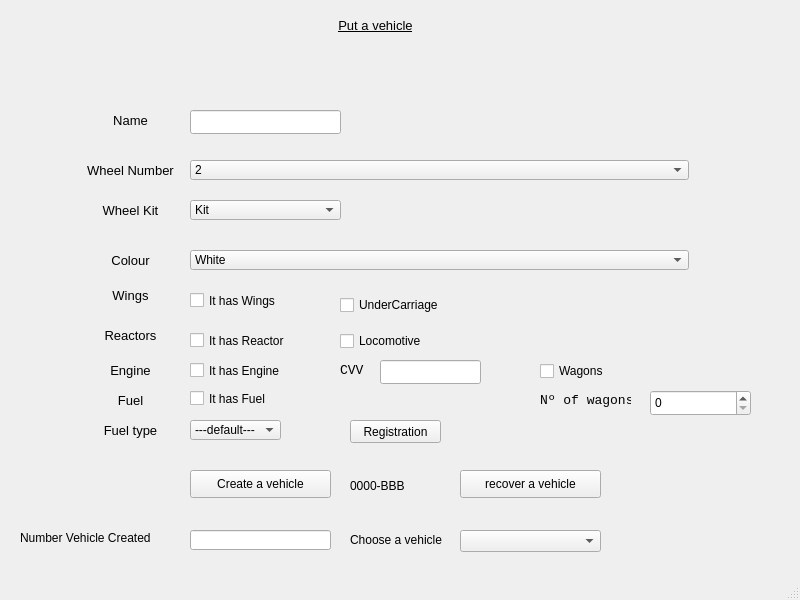
<?xml version="1.0" encoding="UTF-8"?>
<ui version="4.0">
 <class>MainWindow</class>
 <widget class="QMainWindow" name="MainWindow">
  <property name="geometry">
   <rect>
    <x>0</x>
    <y>0</y>
    <width>800</width>
    <height>600</height>
   </rect>
  </property>
  <property name="windowTitle">
   <string>Vehicle configurator</string>
  </property>
  <widget class="QWidget" name="centralwidget">
   <widget class="QLabel" name="label">
    <property name="geometry">
     <rect>
      <x>540</x>
      <y>390</y>
      <width>91</width>
      <height>21</height>
     </rect>
    </property>
    <property name="font">
     <font>
      <family>Consolas</family>
      <pointsize>10</pointsize>
     </font>
    </property>
    <property name="text">
     <string>Nº of wagons</string>
    </property>
   </widget>
   <widget class="QCheckBox" name="locomotiveCheckLine">
    <property name="geometry">
     <rect>
      <x>340</x>
      <y>330</y>
      <width>101</width>
      <height>22</height>
     </rect>
    </property>
    <property name="text">
     <string>Locomotive</string>
    </property>
   </widget>
   <widget class="QCheckBox" name="undercarriageCheckLine">
    <property name="geometry">
     <rect>
      <x>340</x>
      <y>290</y>
      <width>131</width>
      <height>30</height>
     </rect>
    </property>
    <property name="text">
     <string>UnderCarriage</string>
    </property>
   </widget>
   <widget class="QCheckBox" name="wagonCheckLine">
    <property name="geometry">
     <rect>
      <x>540</x>
      <y>360</y>
      <width>83</width>
      <height>22</height>
     </rect>
    </property>
    <property name="text">
     <string>Wagons</string>
    </property>
   </widget>
   <widget class="QLabel" name="LabelTitle">
    <property name="geometry">
     <rect>
      <x>260</x>
      <y>10</y>
      <width>231</width>
      <height>31</height>
     </rect>
    </property>
    <property name="font">
     <font>
      <pointsize>10</pointsize>
      <weight>50</weight>
      <bold>false</bold>
      <underline>true</underline>
     </font>
    </property>
    <property name="text">
     <string>Put a vehicle</string>
    </property>
    <property name="scaledContents">
     <bool>false</bool>
    </property>
    <property name="alignment">
     <set>Qt::AlignCenter</set>
    </property>
   </widget>
   <widget class="QLabel" name="LabelTitle_8">
    <property name="geometry">
     <rect>
      <x>70</x>
      <y>250</y>
      <width>121</width>
      <height>21</height>
     </rect>
    </property>
    <property name="font">
     <font>
      <pointsize>10</pointsize>
      <weight>50</weight>
      <bold>false</bold>
      <underline>false</underline>
     </font>
    </property>
    <property name="text">
     <string>Colour</string>
    </property>
    <property name="scaledContents">
     <bool>false</bool>
    </property>
    <property name="alignment">
     <set>Qt::AlignCenter</set>
    </property>
   </widget>
   <widget class="QLabel" name="LabelTitle_9">
    <property name="geometry">
     <rect>
      <x>70</x>
      <y>280</y>
      <width>121</width>
      <height>31</height>
     </rect>
    </property>
    <property name="font">
     <font>
      <pointsize>10</pointsize>
      <weight>50</weight>
      <bold>false</bold>
      <underline>false</underline>
     </font>
    </property>
    <property name="text">
     <string>Wings</string>
    </property>
    <property name="scaledContents">
     <bool>false</bool>
    </property>
    <property name="alignment">
     <set>Qt::AlignCenter</set>
    </property>
   </widget>
   <widget class="QComboBox" name="colorLine">
    <property name="geometry">
     <rect>
      <x>190</x>
      <y>250</y>
      <width>499</width>
      <height>20</height>
     </rect>
    </property>
    <item>
     <property name="text">
      <string>White</string>
     </property>
    </item>
    <item>
     <property name="text">
      <string>Black</string>
     </property>
    </item>
    <item>
     <property name="text">
      <string>Red</string>
     </property>
    </item>
    <item>
     <property name="text">
      <string>Blue</string>
     </property>
    </item>
    <item>
     <property name="text">
      <string>Yellow</string>
     </property>
    </item>
    <item>
     <property name="text">
      <string>Green</string>
     </property>
    </item>
   </widget>
   <widget class="QCheckBox" name="wingsCheckLine">
    <property name="geometry">
     <rect>
      <x>190</x>
      <y>290</y>
      <width>131</width>
      <height>21</height>
     </rect>
    </property>
    <property name="text">
     <string>It has Wings</string>
    </property>
   </widget>
   <widget class="QLabel" name="LabelTitle_10">
    <property name="geometry">
     <rect>
      <x>70</x>
      <y>320</y>
      <width>121</width>
      <height>31</height>
     </rect>
    </property>
    <property name="font">
     <font>
      <pointsize>10</pointsize>
      <weight>50</weight>
      <bold>false</bold>
      <underline>false</underline>
     </font>
    </property>
    <property name="text">
     <string>Reactors</string>
    </property>
    <property name="scaledContents">
     <bool>false</bool>
    </property>
    <property name="alignment">
     <set>Qt::AlignCenter</set>
    </property>
   </widget>
   <widget class="QLineEdit" name="vehiculosCreados_lineEdit">
    <property name="geometry">
     <rect>
      <x>190</x>
      <y>530</y>
      <width>141</width>
      <height>20</height>
     </rect>
    </property>
    <property name="readOnly">
     <bool>true</bool>
    </property>
   </widget>
   <widget class="QPushButton" name="pushButton_createVehicle">
    <property name="geometry">
     <rect>
      <x>190</x>
      <y>470</y>
      <width>141</width>
      <height>28</height>
     </rect>
    </property>
    <property name="text">
     <string>Create a vehicle</string>
    </property>
   </widget>
   <widget class="QPushButton" name="pushButton_recoverVehicle">
    <property name="geometry">
     <rect>
      <x>460</x>
      <y>470</y>
      <width>141</width>
      <height>28</height>
     </rect>
    </property>
    <property name="text">
     <string>recover a vehicle</string>
    </property>
   </widget>
   <widget class="QLabel" name="label_19">
    <property name="geometry">
     <rect>
      <x>20</x>
      <y>530</y>
      <width>161</width>
      <height>16</height>
     </rect>
    </property>
    <property name="font">
     <font>
      <pointsize>9</pointsize>
     </font>
    </property>
    <property name="text">
     <string>Number Vehicle Created</string>
    </property>
   </widget>
   <widget class="QComboBox" name="comboBox_listVehicles">
    <property name="geometry">
     <rect>
      <x>460</x>
      <y>530</y>
      <width>141</width>
      <height>22</height>
     </rect>
    </property>
   </widget>
   <widget class="QLabel" name="label_20">
    <property name="geometry">
     <rect>
      <x>350</x>
      <y>530</y>
      <width>111</width>
      <height>20</height>
     </rect>
    </property>
    <property name="font">
     <font>
      <pointsize>9</pointsize>
     </font>
    </property>
    <property name="text">
     <string>Choose a vehicle</string>
    </property>
   </widget>
   <widget class="QCheckBox" name="reactorCheckLine">
    <property name="geometry">
     <rect>
      <x>190</x>
      <y>330</y>
      <width>131</width>
      <height>21</height>
     </rect>
    </property>
    <property name="text">
     <string>It has Reactor</string>
    </property>
   </widget>
   <widget class="QLabel" name="label_2">
    <property name="geometry">
     <rect>
      <x>340</x>
      <y>360</y>
      <width>61</width>
      <height>21</height>
     </rect>
    </property>
    <property name="font">
     <font>
      <family>Consolas</family>
      <pointsize>10</pointsize>
     </font>
    </property>
    <property name="text">
     <string>CVV</string>
    </property>
   </widget>
   <widget class="QCheckBox" name="fuelCheckLine">
    <property name="geometry">
     <rect>
      <x>190</x>
      <y>390</y>
      <width>91</width>
      <height>17</height>
     </rect>
    </property>
    <property name="text">
     <string>It has Fuel</string>
    </property>
   </widget>
   <widget class="QComboBox" name="fueltypeLine">
    <property name="geometry">
     <rect>
      <x>190</x>
      <y>420</y>
      <width>91</width>
      <height>20</height>
     </rect>
    </property>
    <property name="currentText">
     <string>---default---</string>
    </property>
    <item>
     <property name="text">
      <string>---default---</string>
     </property>
    </item>
    <item>
     <property name="text">
      <string>Gasoline</string>
     </property>
    </item>
    <item>
     <property name="text">
      <string>Diesel</string>
     </property>
    </item>
    <item>
     <property name="text">
      <string>Electric</string>
     </property>
    </item>
    <item>
     <property name="text">
      <string>Hibrid</string>
     </property>
    </item>
    <item>
     <property name="text">
      <string>Querosene</string>
     </property>
    </item>
   </widget>
   <widget class="QLabel" name="registrationLine">
    <property name="enabled">
     <bool>true</bool>
    </property>
    <property name="geometry">
     <rect>
      <x>350</x>
      <y>470</y>
      <width>91</width>
      <height>31</height>
     </rect>
    </property>
    <property name="text">
     <string>0000-BBB</string>
    </property>
   </widget>
   <widget class="QPushButton" name="pushButton_Matricula">
    <property name="geometry">
     <rect>
      <x>350</x>
      <y>420</y>
      <width>91</width>
      <height>23</height>
     </rect>
    </property>
    <property name="text">
     <string>Registration</string>
    </property>
   </widget>
   <widget class="QLabel" name="LabelTitle_11">
    <property name="geometry">
     <rect>
      <x>70</x>
      <y>200</y>
      <width>121</width>
      <height>21</height>
     </rect>
    </property>
    <property name="font">
     <font>
      <pointsize>10</pointsize>
      <weight>50</weight>
      <bold>false</bold>
      <underline>false</underline>
     </font>
    </property>
    <property name="text">
     <string>Wheel Kit</string>
    </property>
    <property name="scaledContents">
     <bool>false</bool>
    </property>
    <property name="alignment">
     <set>Qt::AlignCenter</set>
    </property>
   </widget>
   <widget class="QLabel" name="LabelTitle_13">
    <property name="geometry">
     <rect>
      <x>70</x>
      <y>360</y>
      <width>121</width>
      <height>21</height>
     </rect>
    </property>
    <property name="font">
     <font>
      <pointsize>10</pointsize>
      <weight>50</weight>
      <bold>false</bold>
      <underline>false</underline>
     </font>
    </property>
    <property name="text">
     <string>Engine</string>
    </property>
    <property name="scaledContents">
     <bool>false</bool>
    </property>
    <property name="alignment">
     <set>Qt::AlignCenter</set>
    </property>
   </widget>
   <widget class="QCheckBox" name="engineCheckLine">
    <property name="geometry">
     <rect>
      <x>190</x>
      <y>360</y>
      <width>131</width>
      <height>21</height>
     </rect>
    </property>
    <property name="text">
     <string>It has Engine</string>
    </property>
   </widget>
   <widget class="QLabel" name="LabelTitle_12">
    <property name="geometry">
     <rect>
      <x>70</x>
      <y>160</y>
      <width>121</width>
      <height>21</height>
     </rect>
    </property>
    <property name="font">
     <font>
      <pointsize>10</pointsize>
      <weight>50</weight>
      <bold>false</bold>
      <underline>false</underline>
     </font>
    </property>
    <property name="text">
     <string>Wheel Number</string>
    </property>
    <property name="scaledContents">
     <bool>false</bool>
    </property>
    <property name="alignment">
     <set>Qt::AlignCenter</set>
    </property>
   </widget>
   <widget class="QLabel" name="LabelTitle_14">
    <property name="geometry">
     <rect>
      <x>70</x>
      <y>110</y>
      <width>121</width>
      <height>21</height>
     </rect>
    </property>
    <property name="font">
     <font>
      <pointsize>10</pointsize>
      <weight>50</weight>
      <bold>false</bold>
      <underline>false</underline>
     </font>
    </property>
    <property name="text">
     <string>Name</string>
    </property>
    <property name="scaledContents">
     <bool>false</bool>
    </property>
    <property name="alignment">
     <set>Qt::AlignCenter</set>
    </property>
   </widget>
   <widget class="QLineEdit" name="nameLine">
    <property name="geometry">
     <rect>
      <x>190</x>
      <y>110</y>
      <width>151</width>
      <height>24</height>
     </rect>
    </property>
   </widget>
   <widget class="QLabel" name="LabelTitle_15">
    <property name="geometry">
     <rect>
      <x>70</x>
      <y>390</y>
      <width>121</width>
      <height>21</height>
     </rect>
    </property>
    <property name="font">
     <font>
      <pointsize>10</pointsize>
      <weight>50</weight>
      <bold>false</bold>
      <underline>false</underline>
     </font>
    </property>
    <property name="text">
     <string>Fuel</string>
    </property>
    <property name="scaledContents">
     <bool>false</bool>
    </property>
    <property name="alignment">
     <set>Qt::AlignCenter</set>
    </property>
   </widget>
   <widget class="QComboBox" name="wheelKitLine">
    <property name="geometry">
     <rect>
      <x>190</x>
      <y>200</y>
      <width>151</width>
      <height>20</height>
     </rect>
    </property>
    <item>
     <property name="text">
      <string>Kit</string>
     </property>
    </item>
    <item>
     <property name="text">
      <string>Spare Wheel</string>
     </property>
    </item>
   </widget>
   <widget class="QLabel" name="LabelTitle_16">
    <property name="geometry">
     <rect>
      <x>70</x>
      <y>420</y>
      <width>121</width>
      <height>21</height>
     </rect>
    </property>
    <property name="font">
     <font>
      <pointsize>10</pointsize>
      <weight>50</weight>
      <bold>false</bold>
      <underline>false</underline>
     </font>
    </property>
    <property name="text">
     <string>Fuel type</string>
    </property>
    <property name="scaledContents">
     <bool>false</bool>
    </property>
    <property name="alignment">
     <set>Qt::AlignCenter</set>
    </property>
   </widget>
   <widget class="QSpinBox" name="wagonNumberLine">
    <property name="geometry">
     <rect>
      <x>650</x>
      <y>390</y>
      <width>101</width>
      <height>26</height>
     </rect>
    </property>
   </widget>
   <widget class="QLineEdit" name="cvvLine">
    <property name="geometry">
     <rect>
      <x>380</x>
      <y>360</y>
      <width>101</width>
      <height>24</height>
     </rect>
    </property>
   </widget>
   <widget class="QComboBox" name="wheelNumber">
    <property name="geometry">
     <rect>
      <x>190</x>
      <y>160</y>
      <width>499</width>
      <height>20</height>
     </rect>
    </property>
    <item>
     <property name="text">
      <string>2</string>
     </property>
    </item>
    <item>
     <property name="text">
      <string>3</string>
     </property>
    </item>
    <item>
     <property name="text">
      <string>4</string>
     </property>
    </item>
    <item>
     <property name="text">
      <string>6</string>
     </property>
    </item>
    <item>
     <property name="text">
      <string>40</string>
     </property>
    </item>
   </widget>
  </widget>
  <widget class="QStatusBar" name="statusbar"/>
 </widget>
 <resources/>
 <connections/>
</ui>
